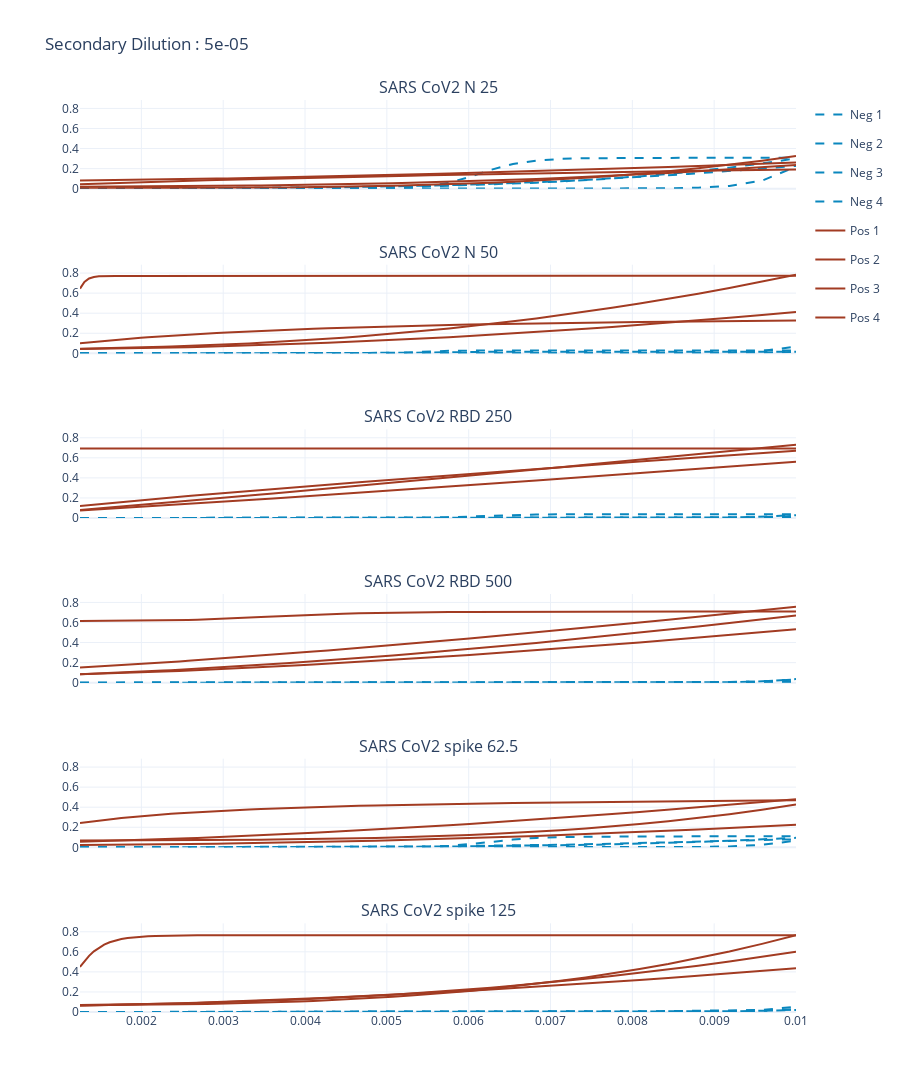

The code cell stored with this chart in its notebook:
### Markdown cell above
## Scienion all SARS

### Code cell
# Note that the antigen argument will match all antigens that contain the string
## This can be used to capture antigens at various dilutions
fig_scienion_SARS_00005 = sdp.plot_antigen(frame_scienion, 0.00005, 'SARS')

fig_scienion_SARS_00005
